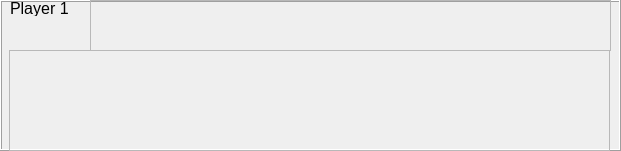
  <widget class="QFrame" name="p1stuff">
   <property name="geometry">
    <rect>
     <x>720</x>
     <y>20</y>
     <width>621</width>
     <height>151</height>
    </rect>
   </property>
   <property name="frameShape">
    <enum>QFrame::Box</enum>
   </property>
   <property name="frameShadow">
    <enum>QFrame::Raised</enum>
   </property>
   <widget class="QLabel" name="labeltopplayer">
    <property name="geometry">
     <rect>
      <x>10</x>
      <y>0</y>
      <width>201</width>
      <height>16</height>
     </rect>
    </property>
    <property name="font">
     <font>
      <pointsize>12</pointsize>
     </font>
    </property>
    <property name="text">
     <string>Player 1</string>
    </property>
   </widget>
   <widget class="QLabel" name="icontopplayer">
    <property name="geometry">
     <rect>
      <x>10</x>
      <y>20</y>
      <width>41</width>
      <height>31</height>
     </rect>
    </property>
    <property name="text">
     <string/>
    </property>
    <property name="scaledContents">
     <bool>true</bool>
    </property>
   </widget>
   <widget class="QFrame" name="p1money">
    <property name="geometry">
     <rect>
      <x>90</x>
      <y>0</y>
      <width>521</width>
      <height>51</height>
     </rect>
    </property>
    <property name="frameShape">
     <enum>QFrame::StyledPanel</enum>
    </property>
    <property name="frameShadow">
     <enum>QFrame::Raised</enum>
    </property>
    <widget class="QLabel" name="monollarsign">
     <property name="geometry">
      <rect>
       <x>0</x>
       <y>0</y>
       <width>31</width>
       <height>31</height>
      </rect>
     </property>
     <property name="text">
      <string/>
     </property>
     <property name="scaledContents">
      <bool>true</bool>
     </property>
     <property name="alignment">
      <set>Qt::AlignLeading|Qt::AlignLeft|Qt::AlignVCenter</set>
     </property>
    </widget>
    <widget class="QLabel" name="amountp1">
     <property name="geometry">
      <rect>
       <x>10</x>
       <y>20</y>
       <width>111</width>
       <height>31</height>
      </rect>
     </property>
     <property name="font">
      <font>
       <family>Kabel</family>
       <pointsize>9</pointsize>
       <weight>50</weight>
       <bold>false</bold>
      </font>
     </property>
     <property name="text">
      <string/>
     </property>
     <property name="alignment">
      <set>Qt::AlignLeading|Qt::AlignLeft|Qt::AlignVCenter</set>
     </property>
    </widget>
   </widget>
   <widget class="QFrame" name="p1properties">
    <property name="geometry">
     <rect>
      <x>9</x>
      <y>50</y>
      <width>601</width>
      <height>101</height>
     </rect>
    </property>
    <property name="frameShape">
     <enum>QFrame::StyledPanel</enum>
    </property>
    <property name="frameShadow">
     <enum>QFrame::Raised</enum>
    </property>
    <widget class="QLabel" name="p1p1">
     <property name="geometry">
      <rect>
       <x>0</x>
       <y>0</y>
       <width>91</width>
       <height>41</height>
      </rect>
     </property>
     <property name="text">
      <string/>
     </property>
     <property name="scaledContents">
      <bool>true</bool>
     </property>
    </widget>
    <widget class="QLabel" name="p1p2">
     <property name="geometry">
      <rect>
       <x>0</x>
       <y>50</y>
       <width>91</width>
       <height>41</height>
      </rect>
     </property>
     <property name="text">
      <string/>
     </property>
     <property name="scaledContents">
      <bool>true</bool>
     </property>
    </widget>
    <widget class="QLabel" name="p1p3">
     <property name="geometry">
      <rect>
       <x>100</x>
       <y>0</y>
       <width>91</width>
       <height>41</height>
      </rect>
     </property>
     <property name="text">
      <string/>
     </property>
     <property name="scaledContents">
      <bool>true</bool>
     </property>
    </widget>
    <widget class="QLabel" name="p1p4">
     <property name="geometry">
      <rect>
       <x>100</x>
       <y>50</y>
       <width>91</width>
       <height>41</height>
      </rect>
     </property>
     <property name="text">
      <string/>
     </property>
     <property name="scaledContents">
      <bool>true</bool>
     </property>
    </widget>
    <widget class="QLabel" name="p1p5">
     <property name="geometry">
      <rect>
       <x>200</x>
       <y>0</y>
       <width>91</width>
       <height>41</height>
      </rect>
     </property>
     <property name="text">
      <string/>
     </property>
     <property name="scaledContents">
      <bool>true</bool>
     </property>
    </widget>
    <widget class="QLabel" name="p1p6">
     <property name="geometry">
      <rect>
       <x>200</x>
       <y>50</y>
       <width>91</width>
       <height>41</height>
      </rect>
     </property>
     <property name="text">
      <string/>
     </property>
     <property name="scaledContents">
      <bool>true</bool>
     </property>
    </widget>
    <widget class="QLabel" name="p1p7">
     <property name="geometry">
      <rect>
       <x>300</x>
       <y>0</y>
       <width>91</width>
       <height>41</height>
      </rect>
     </property>
     <property name="text">
      <string/>
     </property>
     <property name="scaledContents">
      <bool>true</bool>
     </property>
    </widget>
    <widget class="QLabel" name="p1p8">
     <property name="geometry">
      <rect>
       <x>300</x>
       <y>50</y>
       <width>91</width>
       <height>41</height>
      </rect>
     </property>
     <property name="text">
      <string/>
     </property>
     <property name="scaledContents">
      <bool>true</bool>
     </property>
    </widget>
    <widget class="QLabel" name="p1p9">
     <property name="geometry">
      <rect>
       <x>400</x>
       <y>0</y>
       <width>91</width>
       <height>41</height>
      </rect>
     </property>
     <property name="text">
      <string/>
     </property>
     <property name="scaledContents">
      <bool>true</bool>
     </property>
    </widget>
    <widget class="QLabel" name="p1p10">
     <property name="geometry">
      <rect>
       <x>400</x>
       <y>50</y>
       <width>91</width>
       <height>41</height>
      </rect>
     </property>
     <property name="text">
      <string/>
     </property>
     <property name="scaledContents">
      <bool>true</bool>
     </property>
    </widget>
    <widget class="QLabel" name="p1p11">
     <property name="geometry">
      <rect>
       <x>500</x>
       <y>0</y>
       <width>91</width>
       <height>41</height>
      </rect>
     </property>
     <property name="text">
      <string/>
     </property>
     <property name="scaledContents">
      <bool>true</bool>
     </property>
    </widget>
    <widget class="QLabel" name="p1p12">
     <property name="geometry">
      <rect>
       <x>500</x>
       <y>50</y>
       <width>91</width>
       <height>41</height>
      </rect>
     </property>
     <property name="text">
      <string/>
     </property>
     <property name="scaledContents">
      <bool>true</bool>
     </property>
    </widget>
   </widget>
  </widget>
